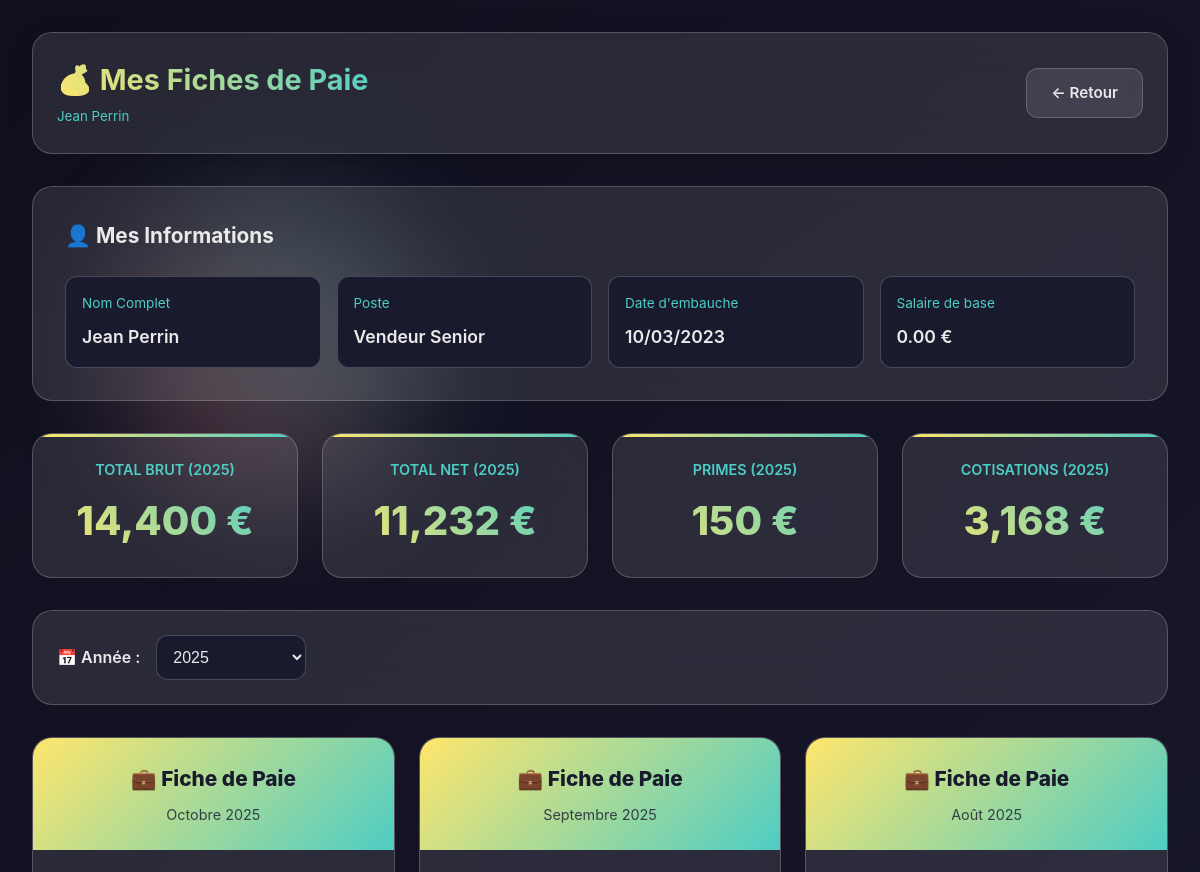
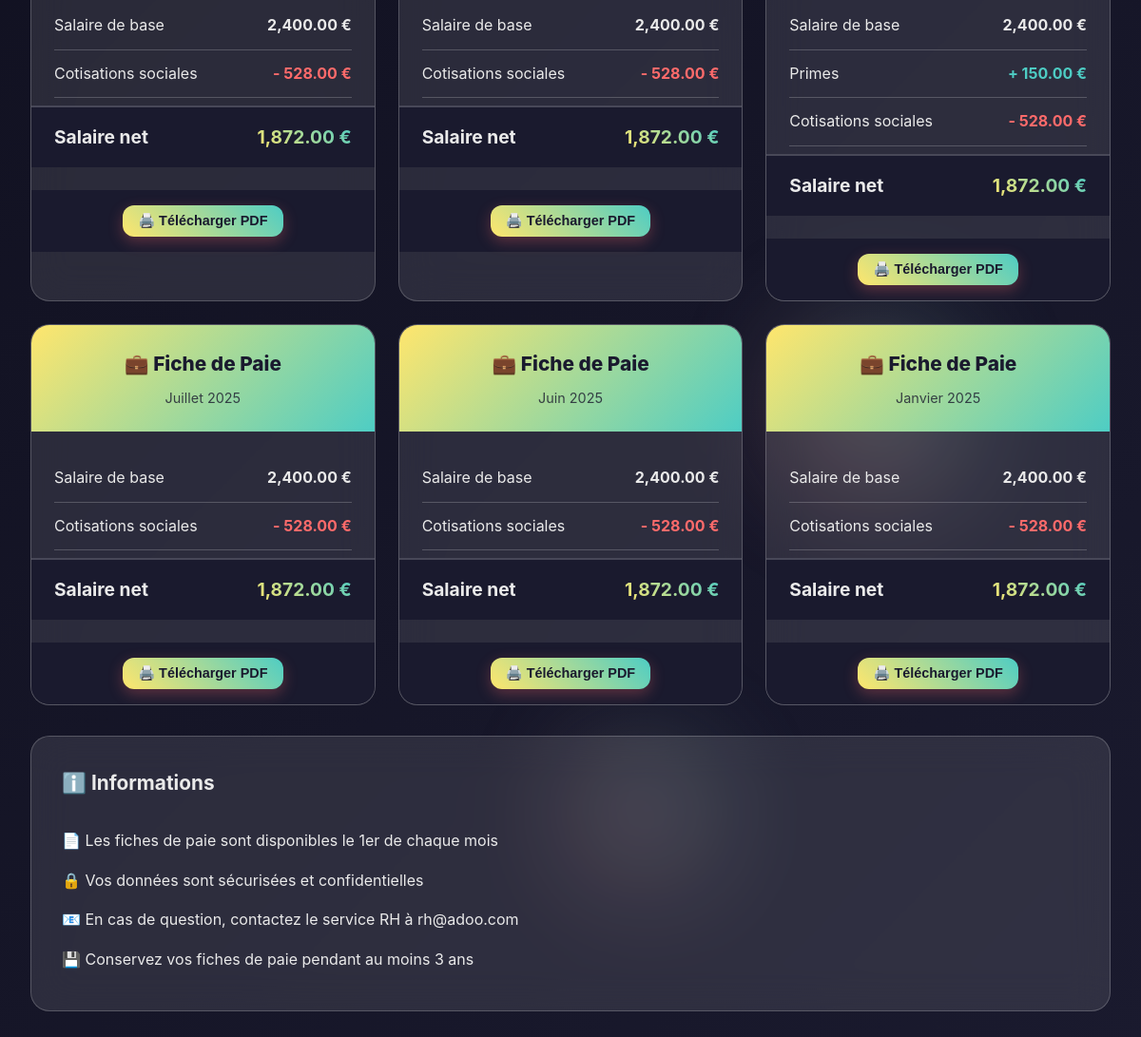
Page /Projet_Final/employes/mes_fiches_paie.php (signed in) on the committed database (2 pictures, top to bottom).
### tables this page shows
CREATE TABLE `payslips` (
  `id` int NOT NULL,
  `employee_id` int NOT NULL,
  `month` int NOT NULL,
  `year` int NOT NULL,
  `gross_salary` decimal(10,2) NOT NULL,
  `net_salary` decimal(10,2) NOT NULL,
  `deductions` decimal(10,2) DEFAULT '0.00',
  `bonuses` decimal(10,2) DEFAULT '0.00',
  `hours_worked` decimal(5,2) DEFAULT '151.67',
  `overtime_hours` decimal(5,2) DEFAULT '0.00',
  `status` enum('draft','validated','paid') DEFAULT 'draft',
  `created_at` timestamp NULL DEFAULT CURRENT_TIMESTAMP
);

### Projet_Final/employes/mes_fiches_paie.php (the view, shortened to what this page needs)
<?php
$db = getDB();
$user_id = $_SESSION['user_id'];
$stmt = $db->prepare("SELECT * FROM v_employee_users WHERE user_id = ?");
$stmt->execute([$user_id]);
$employee = $stmt->fetch();
$employee_id = $employee['employee_id'];
$annee_filter = $_GET['annee'] ?? date('Y');
$stmt = $db->prepare("
    SELECT
        p.*,
        CASE p.month
            WHEN 1 THEN 'Janvier'
            WHEN 2 THEN 'Février'
            WHEN 3 THEN 'Mars'
            WHEN 4 THEN 'Avril'
            WHEN 5 THEN 'Mai'
            WHEN 6 THEN 'Juin'
            WHEN 7 THEN 'Juillet'
            WHEN 8 THEN 'Août'
            WHEN 9 THEN 'Septembre'
            WHEN 10 THEN 'Octobre'
            WHEN 11 THEN 'Novembre'
            WHEN 12 THEN 'Décembre'
        END as mois_nom
    FROM payslips p
    WHERE p.employee_id = ?
    AND p.year = ?
    ORDER BY p.year DESC, p.month DESC
");
$stmt->execute([$employee_id, $annee_filter]);
$fiches_paie = $stmt->fetchAll();
$annees = $db->prepare("
    SELECT DISTINCT year as annee
    FROM payslips
    WHERE employee_id = ?
    ORDER BY year DESC
");
$annees->execute([$employee_id]);
$annees_dispo = $annees->fetchAll();
$total_brut = 0;
$total_net = 0;
$total_deductions = 0;
$total_bonuses = 0;
foreach ($fiches_paie as $fiche) {
    $total_brut += $fiche['gross_salary'];
    $total_net += $fiche['net_salary'];
    $total_deductions += $fiche['deductions'];
    $total_bonuses += $fiche['bonuses'];
}
?>
<!DOCTYPE html>
<html lang="fr">
<head>
    <link rel="stylesheet" href="../assets/css/style.css">
</head>
<body>
    <div class="bg-animation">
        <div class="bg-circle"></div>
        <div class="bg-circle"></div>
    </div>
    <div class="paie-container">
        <div class="header">
            <div>
                <h1>💰 Mes Fiches de Paie</h1>
                <small style="color: var(--secondary);">
                    <?= htmlspecialchars($employee['first_name'] . ' ' . $employee['last_name']) ?>
                </small>
            </div>
            <a href="dashboard.php" class="btn btn-secondary">← Retour</a>
        </div>
        <div class="info-card">
            <h2>👤 Mes Informations</h2>
            <div class="info-grid">
                <div class="info-item">
                    <label>Nom Complet</label>
                    <div class="value"><?= htmlspecialchars($employee['first_name'] . ' ' . $employee['last_name']) ?></div>
                </div>
                <div class="info-item">
                    <label>Poste</label>
                    <div class="value"><?= htmlspecialchars($employee['position']) ?></div>
                </div>
                <div class="info-item">
                    <label>Date d'embauche</label>
                    <div class="value"><?= isset($employee['hire_date']) ? date('d/m/Y', strtotime($employee['hire_date'])) : 'N/A' ?></div>
                </div>
                <div class="info-item">
                    <label>Salaire de base</label>
                    <div class="value"><?= isset($employee['salary']) ? number_format($employee['salary'], 2) : '0.00' ?> €</div>
                </div>
            </div>
        </div>
        <div class="stats-grid">
            <div class="stat-card">
                <h3>Total Brut (<?= $annee_filter ?>)</h3>
                <div class="value"><?= number_format($total_brut, 0) ?> €</div>
            </div>
            <div class="stat-card">
                <h3>Total Net (<?= $annee_filter ?>)</h3>
                <div class="value"><?= number_format($total_net, 0) ?> €</div>
            </div>
            <div class="stat-card">
                <h3>Primes (<?= $annee_filter ?>)</h3>
                <div class="value"><?= number_format($total_bonuses, 0) ?> €</div>
            </div>
            <div class="stat-card">
                <h3>Cotisations (<?= $annee_filter ?>)</h3>
                <div class="value"><?= number_format($total_deductions, 0) ?> €</div>
            </div>
        </div>
        <div class="filters">
            <label for="annee">📅 Année :</label>
            <select id="annee" name="annee" onchange="window.location.href='?annee='+this.value">
                <?php if (empty($annees_dispo)): ?>
                    <option><?= date('Y') ?></option>
                <?php else: ?>
                    <?php foreach ($annees_dispo as $annee): ?>
                        <option value="<?= $annee['annee'] ?>" <?= $annee['annee'] == $annee_filter ? 'selected' : '' ?>>
                            <?= $annee['annee'] ?>
                        </option>
                    <?php endforeach; ?>
                <?php endif; ?>
            </select>
        </div>
        <?php if (count($fiches_paie) > 0): ?>
            <div class="fiches-grid">
                <?php foreach ($fiches_paie as $fiche): ?>
                    <div class="fiche-card">
                        <div class="fiche-header">
                            <h3>💼 Fiche de Paie</h3>
                            <div class="periode">
                                <?= $fiche['mois_nom'] ?> <?= $fiche['year'] ?>
                            </div>
                        </div>
                        <div class="fiche-body">
                            <div class="fiche-row">
                                <span>Salaire de base</span>
                                <strong><?= number_format($fiche['gross_salary'], 2) ?> €</strong>
                            </div>
                            <?php if ($fiche['bonuses'] > 0): ?>
                            <div class="fiche-row">
                                <span>Primes</span>
                                <strong style="color: var(--secondary);">+ <?= number_format($fiche['bonuses'], 2) ?> €</strong>
                            </div>
                            <?php endif; ?>
                            <div class="fiche-row">
                                <span>Cotisations sociales</span>
                                <strong style="color: var(--primary);">- <?= number_format($fiche['deductions'], 2) ?> €</strong>
                            </div>
                            <div class="fiche-row total">
                                <span>Salaire net</span>
                                <strong><?= number_format($fiche['net_salary'], 2) ?> €</strong>
                            </div>
                        </div>
                        <div class="fiche-footer">
                            <button onclick="imprimerFiche(<?= $fiche['id'] ?>)" class="btn btn-primary btn-sm">
                                🖨️ Télécharger PDF
                            </button>
                        </div>
                    </div>
                <?php endforeach; ?>
            </div>
        <?php endif; ?>
        <div class="info-card" style="margin-top: 2rem;">
            <h2>ℹ️ Informations</h2>
            <ul style="list-style: none; padding: 0; color: var(--light);">
                <li style="padding: 0.5rem 0;">📄 Les fiches de paie sont disponibles le 1er de chaque mois</li>
                <li style="padding: 0.5rem 0;">🔒 Vos données sont sécurisées et confidentielles</li>
                <li style="padding: 0.5rem 0;">📧 En cas de question, contactez le service RH à rh@adoo.com</li>
                <li style="padding: 0.5rem 0;">💾 Conservez vos fiches de paie pendant au moins 3 ans</li>
            </ul>
        </div>
    </div>
</body>
</html>

### Projet_Final/assets/css/style.css (style rules this page uses)
* { margin: 0; padding: 0; box-sizing: border-box; }
:root { --primary: #FF6B6B; --secondary: #4ECDC4; --accent: #FFE66D; --dark: #1A1A2E; --darker: #0F0F1E; --light: #EAEAEA; --glass: rgba(255, 255, 255, 0.1); --glass-border: rgba(255, 255, 255, 0.2); --success: #4ECDC4; --warning: #FFE66D; --danger: #FF6B6B; --info: #6C5CE7; }
body { font-family: 'Inter', 'Segoe UI', Tahoma, Geneva, Verdana, sans-serif; background: linear-gradient(135deg, var(--darker) 0%, var(--dark) 100%); color: var(--light); overflow-x: hidden; line-height: 1.6; }
.bg-animation { position: fixed; top: 0; left: 0; width: 100%; height: 100%; z-index: 0; opacity: 0.3; pointer-events: none; }
.bg-circle { position: absolute; border-radius: 50%; background: linear-gradient(45deg, var(--primary), var(--secondary)); filter: blur(60px); animation: float 20s infinite ease-in-out; }
.bg-circle:nth-child(2) { width: 200px; height: 200px; top: 60%; right: 15%; animation-delay: 3s; }
.bg-circle:nth-child(3) { width: 150px; height: 150px; bottom: 10%; left: 50%; animation-delay: 6s; }
.header { background: var(--glass); backdrop-filter: blur(20px); border: 1px solid var(--glass-border); border-radius: 20px; padding: 1.5rem 2rem; margin-bottom: 2rem; display: flex; justify-content: space-between; align-items: center; box-shadow: 0 8px 32px rgba(0, 0, 0, 0.1); }
.btn { padding: 0.8rem 1.5rem; border: none; border-radius: 12px; cursor: pointer; font-weight: 600; transition: all 0.3s ease; display: inline-flex; align-items: center; gap: 0.5rem; text-decoration: none; font-size: 0.95rem; }
.btn-primary { background: linear-gradient(45deg, var(--primary), var(--secondary)); color: white; box-shadow: 0 5px 15px rgba(255, 107, 107, 0.3); }
.btn-secondary { background: var(--glass); border: 1px solid var(--glass-border); color: var(--light); }
.btn-sm { padding: 0.5rem 1rem; font-size: 0.85rem; }

### rows in the picture
payslips: mois_nom "Octobre", year "2025", gross_salary "2,400.00", deductions "528.00", net_salary "1,872.00"
payslips: mois_nom "Septembre", year "2025", gross_salary "2,400.00", deductions "528.00", net_salary "1,872.00"
payslips: mois_nom "Août", year "2025", gross_salary "2,400.00", bonuses "150.00", deductions "528.00", net_salary "1,872.00"
payslips: mois_nom "Juillet", year "2025", gross_salary "2,400.00", deductions "528.00", net_salary "1,872.00"
payslips: mois_nom "Juin", year "2025", gross_salary "2,400.00", deductions "528.00", net_salary "1,872.00"
payslips: mois_nom "Janvier", year "2025", gross_salary "2,400.00", deductions "528.00", net_salary "1,872.00"

### other values in the picture
$employee['first_name'] . ' ' . $employee['last_name'] "Jean Perrin"
$employee['position'] "Vendeur Senior"
date('d/m/Y', strtotime($employee['hire_date'])) "10/03/2023"
$total_brut "14,400"
$total_net "11,232"
$total_bonuses "150"
$total_deductions "3,168"
form field annee "2025"
